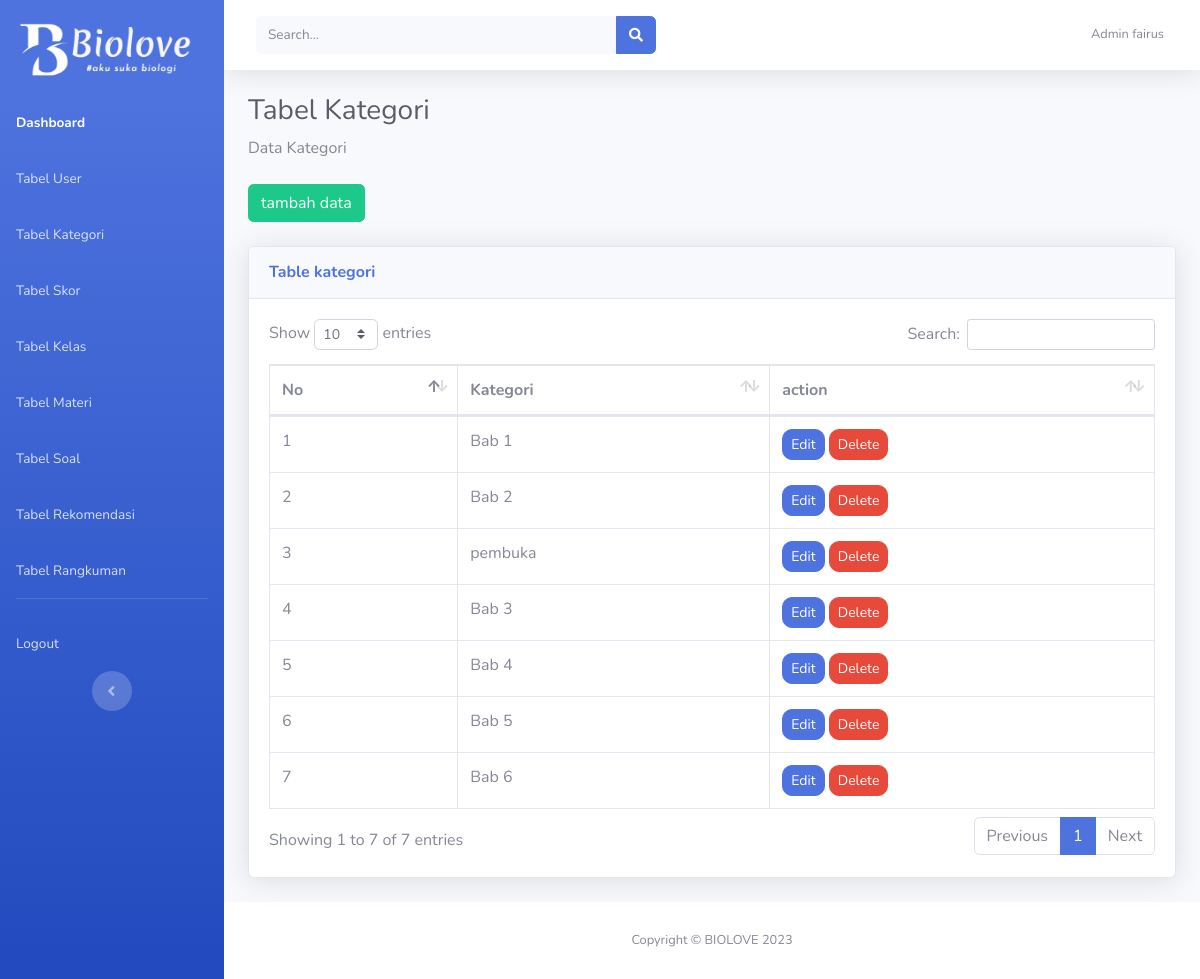
Screenshot of /proyek/admin/data/kategori/tables_kategori.php (signed in) with the database file from the repository.
### tables this page shows
CREATE TABLE `tbl_kategori` (
  `id_kategori` int(20) NOT NULL,
  `kategori` varchar(30) NOT NULL
);

### proyek/admin/data/kategori/tables_kategori.php (the view, shortened to what this page needs)
<?php
if (isset($_SESSION['username']) && isset($_SESSION['level']) && $_SESSION['level'] == 'admin') {
?>
<!DOCTYPE html>
<html lang="en">
<head>
    <link href="../../vendor/fontawesome-free/css/all.min.css" rel="stylesheet" type="text/css">
    <link href="../../css/sb-admin-2.min.css" rel="stylesheet">
    <link href="../../vendor/datatables/dataTables.bootstrap4.min.css" rel="stylesheet">
</head>
<body id="page-top">
    <div id="wrapper">
        <ul class="navbar-nav bg-gradient-primary sidebar sidebar-dark accordion" id="accordionSidebar">
            <a class="sidebar-brand d-flex align-items-center justify-content-center" href="index.php">
                <div class="sidebar-brand-icon">
                    <img class="logo" src="../../img/logo.png">
                </div>
                <div class="sidebar-brand-text">
                    <img  class="biolove" src ="../../img/biolove.png">
                </div>
            </a>
            <br>
            <li class="nav-item active">
                <a class="nav-link" href="../../index.php">
                    <span>Dashboard</span></a>
            </li>
            <li class="nav-item">
                <a class="nav-link" href="../user/tables_user.php">
                    <span>Tabel User</span></a>
            </li>
            <li class="nav-item">
                <a class="nav-link" href="../kategori/tables_kategori.php">
                    <span>Tabel Kategori</span></a>
            </li>
            <li class="nav-item">
                <a class="nav-link" href="../skor/tables_skor.php">
                    <span>Tabel Skor</span></a>
            </li>
            <li class="nav-item">
                <a class="nav-link" href="../kelas/tables_kelas.php">
                    <span>Tabel Kelas</span></a>
            </li>
            <li class="nav-item">
                <a class="nav-link" href="../paketBelajar/tables.php">
                    <span>Tabel Materi</span></a>
            </li>
            <li class="nav-item">
                <a class="nav-link" href="../soal/tables_soal.php">
                    <span>Tabel Soal</span></a>
            </li>
            <li class="nav-item">
                <a class="nav-link" href="../rekomendasi/tables_rekomendasi.php">
                    <span>Tabel Rekomendasi</span></a>
            </li>
            <li class="nav-item">
                <a class="nav-link" href="../rangkuman/tables_rangkuman.php">
                    <span>Tabel Rangkuman</span></a>
            </li>
            <hr class="sidebar-divider d-none d-md-block">
            <li class="nav-item">
                <a class="nav-link" href="../../logout.php" data-toggle="modal" data-target="#logoutModal">
                <span>Logout</span></a>
            </li>
            <div class="text-center d-none d-md-inline">
                <button class="rounded-circle border-0" id="sidebarToggle"></button>
            </div>
        </ul>
        <div id="content-wrapper" class="d-flex flex-column">
            <div id="content">
                <nav class="navbar navbar-expand navbar-light bg-white topbar mb-4 static-top shadow">
                    <form
                        class="d-none d-sm-inline-block form-inline mr-auto ml-md-3 my-2 my-md-0 mw-100 navbar-search">
                        <div class="input-group">
                            <input type="text" class="form-control bg-light border-0 small" placeholder="Search..."
                                aria-label="Search" aria-describedby="basic-addon2">
                            <div class="input-group-append">
                                <button class="btn btn-primary" type="button">
                                    <i class="fas fa-search fa-sm"></i>
                                </button>
                            </div>
                        </div>
                    </form>
                    <ul class="navbar-nav ml-auto">
                        <li class="nav-item dropdown no-arrow">
                            <a class="nav-link dropdown-toggle" href="#" id="userDropdown" role="button"
                                data-toggle="dropdown" aria-haspopup="true" aria-expanded="false">
                                <span class="mr-2 d-none d-lg-inline text-gray-600 small">Admin <?php echo $_SESSION['username']; ?></span>
                            </a>
                        </li>
                    </ul>
                </nav>
                <div class="container-fluid">
                    <h1 class="h3 mb-2 text-gray-800">Tabel Kategori</h1>
                    <p class="mb-4">Data Kategori</p>
                    <a href='insert_kategori.php' class='btn btn-success float-end'>tambah data</a><br><br>
                    <div class="card shadow mb-4">
                        <div class="card-header py-3">
                            <h6 class="m-0 font-weight-bold text-primary">Table kategori</h6>
                        </div>
                        <div class="card-body">
                            <div class="table-responsive">
                                <table class="table table-bordered" id="dataTable" width="100%" cellspacing="0">
                                    <thead>
                                        <tr>
                                            <th>No</th>
                                            <th>Kategori</th>
                                            <th>action</th>
                                        </tr>
                                    </thead>
                                    <?php
                                    include "../../koneksi.php";
                                    $query= "SELECT * FROM tbl_kategori";
                                    $hasil= mysqli_query($koneksi, $query);
                                    $no= 1;
                                    while ($data=mysqli_fetch_array($hasil)) {
                                    ?>
                                        <tr>
                                        <td><?php echo $no++;?></td>
                                        <td><?php echo $data ['kategori'];?></td>
                                        <td><a href= "formUpdate_kategori.php?id_kategori=<?php echo $data['id_kategori']; ?>" class="btn btn-sm btn-primary">Edit</a>
                                        <a href= "delete_kategori.php?id_kategori=<?php echo $data['id_kategori'];?>" class="btn btn-sm btn-danger" onclick= "return confirm ('Apakah Anda Yakin?')"> Delete</a></td>
                                        </tr>
                                    <?php
                                    }
                                    ?>
                                </table>
                            </div>
                        </div>
                    </div>
                </div>
            </div>
            <footer class="sticky-footer bg-white">
                <div class="container my-auto">
                    <div class="copyright text-center my-auto">
                        <span>Copyright &copy; BIOLOVE 2023</span>
                    </div>
                </div>
            </footer>
        </div>
    </div>
</body>
</html>
<?php
}
?>

### proyek/admin/data/kategori/tables_kategori.php (style rules this page uses)
.navbar-nav { color: #4E73DF; }
.sidebar-brand { width: 70px; height: 84px; }
.logo { margin: 0px; position: absolute; width: 50px; height: 54px; top: 23px; left: 20px; }
.biolove { margin: 2px; position: absolute; width: 150px; height: 50px; top: 25px; left: 55px; object-fit: cover; }
.container-fluid .btn { left: 1000px; }
.table .btn { border-radius: 10px; }

### rows the page displays
tbl_kategori: kategori "Bab 1"
tbl_kategori: kategori "Bab 2"
tbl_kategori: kategori "pembuka"
tbl_kategori: kategori "Bab 3"
tbl_kategori: kategori "Bab 4"
tbl_kategori: kategori "Bab 5"
tbl_kategori: kategori "Bab 6"

### other values shown
$_SESSION['username'] "fairus"
